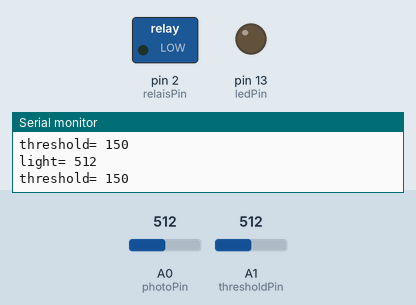
Bench run of a sketch on a simulated Arduino Uno, built with avr-gcc and run on an emulated ATmega328P. On the bench: switched loads named in the sketch (green lamp = pin HIGH), output pins drawn as LEDs (lit = HIGH), the last lines printed to the serial monitor. Inputs (shaded band) come from the test bench; at power-on: A0 (photoPin) = 512, A1 (thresholdPin) = 512.

Above: at 1.8 s.
1.9 s: A0 (photoPin) set to 166
4.5 s: A0 (photoPin) set to 149
At 5.3 s:
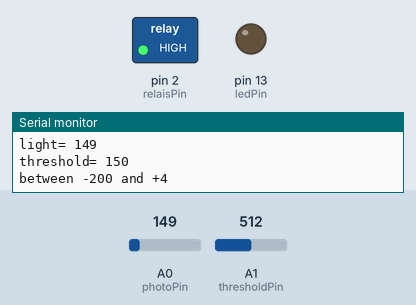
6.5 s: A1 (thresholdPin) set to 532
10.6 s: A1 (thresholdPin) set to 561
At 10.9 s:
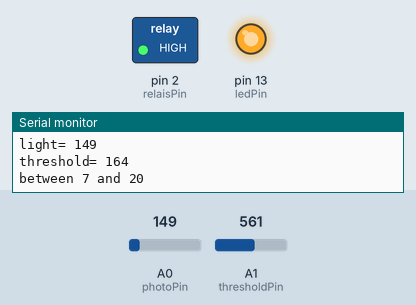
12.1 s: A0 (photoPin) set to 511
At 12.5 s:
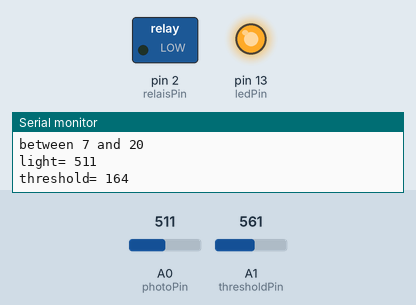
13.6 s: A0 (photoPin) set to 371
15.3 s: A0 (photoPin) set to 349
At 16.9 s:
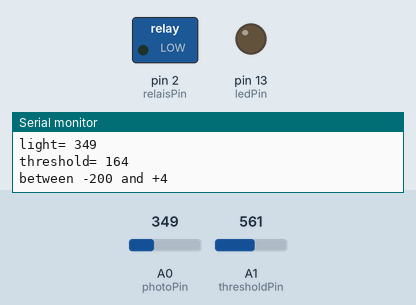
Timing chart, 0 to 18.4 s (numbered marks = the images above; inputs shaded):
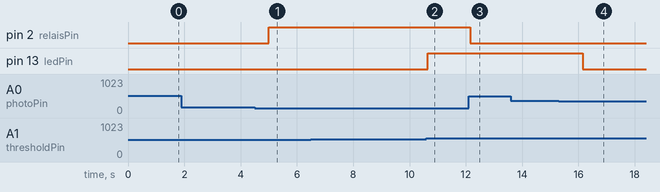

Measured:
- the behaviour switches between 150 and 149 on A0 (photoPin) (found by bisection; images 0 and 1)
- the behaviour switches between 542 and 543 on A1 (thresholdPin) (found by bisection; images 1 and 2)
- the behaviour switches between 365 and 364 on A0 (photoPin) (found by bisection; images 3 and 4)
- after the input at 4.5 s, pin 2 (relaisPin): LOW → HIGH after 0.51 s
- after the input at 10.6 s, pin 13 (ledPin): LOW → HIGH at once
- after the input at 12.1 s, pin 2 (relaisPin): HIGH → LOW after 0.05 s
- after the input at 15.3 s, pin 13 (ledPin): HIGH → LOW after 0.86 s

The sketch:

Photoflux_Lightreactive_tweakable.ino
```cpp
/*
                #####
              ##########
             ###     ###
             ###     ###
             ###     ###
             ###     ###
             ###     ###
             ###     ##########
             ###     ##################
             ###     ###     ##############
             ###     ###     ####     #######
             ###     ###     ####     ###   ###
  ######     ###     ###     ####     ###   ######
###########  ###     ###     ####     ###       ###
####     #######                      ###       ###
#######      ###                                 ###
  #####                                          ###
  #######                                        ###
     ####                                        ###
      ######                                     ###
         ###                                  #####
         #######                             ####
            ####                             ###
             #######                     #######
                ####                     ####
                #############################
                #############################

                Hardware used: Arduino UNO R4
*/

int photoPin = A0;
int thresholdPin = A1;

int relaisPin = 2;
int ledPin = 13;
int light = 30;
int refLight = 30;
int threshold = 40;


void setup() {
              Serial.begin(9600);
              pinMode(ledPin, OUTPUT);  // Set lepPin - 9 pin as an output
              pinMode(photoPin, INPUT);// Set pResistor - A0 pin as an input (optional)
              pinMode(relaisPin, OUTPUT);  // Set lepPin - 9 pin as an output
              pinMode(thresholdPin, INPUT); // Set thresholdPin - A1 (Poti)
}

void loop() {
              light = analogRead(photoPin); // First Measurement
              Serial.print("light= ");
              Serial.println(light);

              threshold = map(analogRead(thresholdPin), 0, 1023, 0, 300);
              Serial.print("threshold= ");
              Serial.println(threshold); // tweaking the value with a poti try to get

              checkThreshold();
              trigger();

}

bool inRange(int val, int minimum, int maximum)
            {
            return ((minimum <= val) && (val <= maximum));
            }

void checkThreshold(){

if ( inRange(threshold, light +10, light +30) )
{
  Serial.println("between 7 and 20");
  digitalWrite(ledPin, HIGH); //Turn led on
}
else if ( inRange(threshold, light +31, light +50) )
{
  Serial.println("between 26 and 40");
  digitalWrite(ledPin, HIGH); //Turn led on
  delay(100);
  digitalWrite(ledPin, LOW); //Turn led of
}
else if ( inRange(threshold, light +51, light +300) )
{
  Serial.println("between 21 and 300");
  digitalWrite(ledPin, HIGH); //Turn led on
  delay(400);
  digitalWrite(ledPin, LOW); //Turn led of
}
else if ( inRange(threshold, light -200, light +9) )
{
  Serial.println("between -200 and +4");
  digitalWrite(ledPin, LOW); //Turn led of
}


}

void trigger() {
              if (light >= threshold)
                    {
                    //digitalWrite(ledPin, LOW);  //Turn led off
                    digitalWrite(relaisPin, LOW);  //Turn relais on
                    delay(1000);
                    }

              else
                    {
                    //digitalWrite(ledPin, HIGH); //Turn led on
                    digitalWrite(relaisPin, HIGH); //Turn relais on
                    }
}
```
